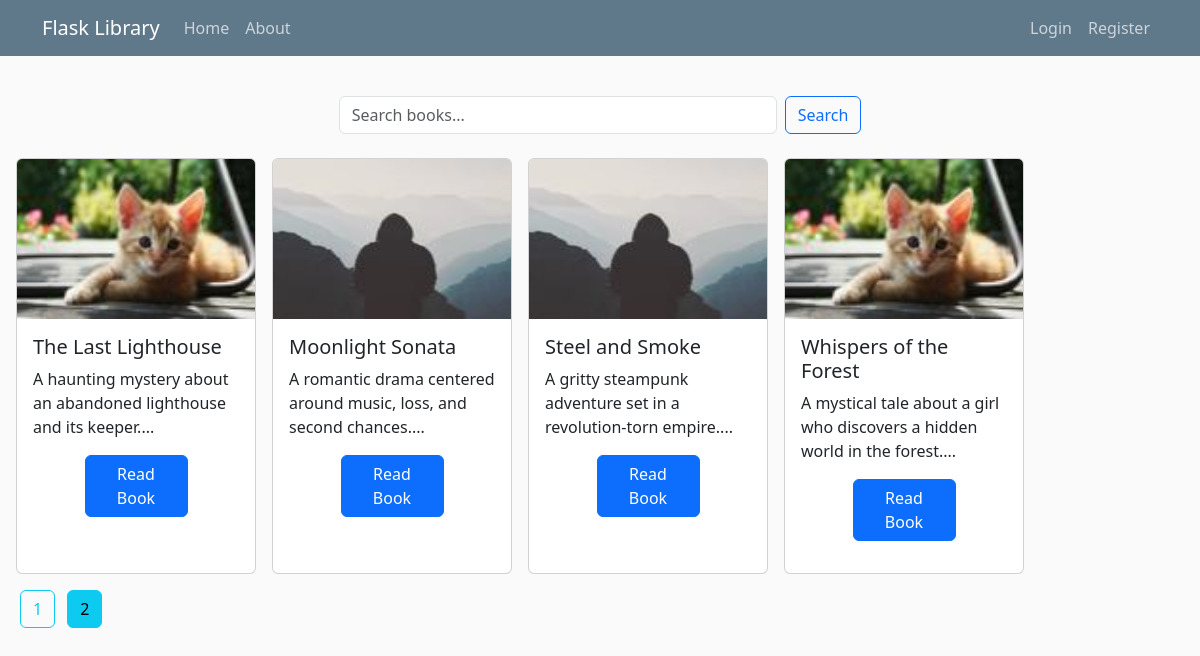
The page /home?page=2 on the database its author committed.
### flasklibrary/models.py (models this page shows, shortened)
class Book(db.Model):
    id = db.Column(db.Integer, primary_key= True)
    title =  db.Column(db.String(100), nullable=False)
    published_date = db.Column(db.DateTime, nullable = False, default = datetime.utcnow )
    pages = db.Column(db.Integer, nullable=False)
    isbn = db.Column(db.String(50), unique= True,nullable=False)
    description = db.Column(db.String(100),nullable=False)
    image_file = db.Column(db.String(100), nullable=False)
    content = db.Column(db.Text, nullable = False)

### flasklibrary/routes.py (the view)
@app.route("/")
@app.route("/home")
def home():
    search_query = request.args.get('q', '')
    page = request.args.get('page', 1, type=int)
    if search_query:
        books_query = Book.query.filter(
            or_(
                Book.title.ilike(f'%{search_query}%'),
                Book.description.ilike(f'%{search_query}%'),
                Book.isbn.ilike(f'%{search_query}%'),
                Book.content.ilike(f'%{search_query}%')
            )
        ).order_by(Book.published_date.desc())
        books = books_query.paginate(page=page, per_page=10)
        if not books.items:
            flash(f"No results found for '{search_query}'.", 'warning')
    else:
        books = Book.query.order_by(Book.published_date.desc()).paginate(page=page, per_page=10)
    return render_template('home.html', books=books)

### flasklibrary/templates/home.html (shortened to what this page needs)
{% extends "layout.html" %}
{% block content %}
<div class="w-100 d-flex justify-content-center">
  <form method="GET" action="{{ url_for('home') }}" class="mb-4 d-flex w-75 justify-content-center">
    <input type="text" name="q" class="form-control me-2 w-50" placeholder="Search books..." value="{{ request.args.get('q', '') }}">
    <button type="submit" class="btn btn-outline-primary">Search</button>
  </form>
</div>
  {% for book in books.items %}
    <div class="card me-3 mb-3" style="width: 15rem;">
      <img src="{{ url_for('static', filename='profile_pics/' + book.image_file) }}" class="card-img-top" alt="Book image" style="height: 10rem;">
      <div class="card-body">
        <h5 class="card-title">{{ book.title }}</h5>
        <p class="card-text">{{ book.description[:100] }}...</p>
        <a href="{{ url_for('read_book', book_id=book.id) }}" class="btn btn-primary d-block mx-auto mb-3 w-50">Read Book</a>
      </div>
    </div>
  {% endfor %}
<div class="w-100">
  {% for page_num in books.iter_pages(left_edge=1, right_edge=1, left_current=1, right_current=2) %}
    {% if page_num %}
      {% if books.page == page_num %}
        <a class="btn btn-info mb-4 mx-1" href="{{ url_for('home', page=page_num, q=request.args.get('q')) }}">{{ page_num }}</a>
      {% else %}
        <a class="btn btn-outline-info mb-4 mx-1" href="{{ url_for('home', page=page_num, q=request.args.get('q')) }}">{{ page_num }}</a>
      {% endif %}
    {% else %}
      <span class="mx-2 mb-4">…</span>
    {% endif %}
  {% endfor %}
</div>
{% endblock content %}

### flasklibrary/static/main.css (style rules this page uses)
body { background: #fafafa; color: #333333; margin-top: 5rem; }
h1, h2, h3, h4, h5, h6 { color: #444444; }

### rows shown on the page
Book: image_file (picture), title "The Last Lighthouse", description "A haunting mystery about an abandoned lighthouse and its keeper."
Book: image_file (picture), title "Moonlight Sonata", description "A romantic drama centered around music, loss, and second chances."
Book: image_file (picture), title "Steel and Smoke", description "A gritty steampunk adventure set in a revolution-torn empire."
Book: image_file (picture), title "Whispers of the Forest", description "A mystical tale about a girl who discovers a hidden world in the forest."

### other values the page prints
{{ page_num }} "1"
{{ page_num }} "2"
